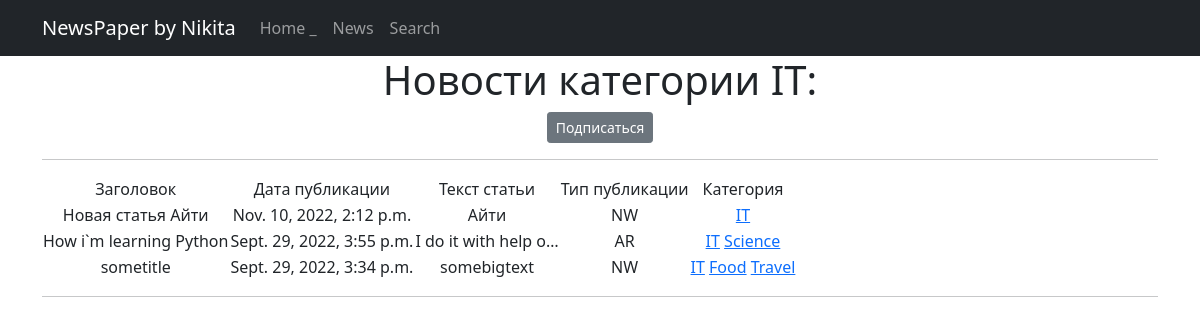
Screenshot of /news/categories/1 with the database file from the repository.
### newapp/models.py (models this page shows, shortened)
class Category (models.Model):
    name = models.CharField(max_length=64, unique=True)
    subscribers = models.ManyToManyField(User, related_name='categories')

class Post (models.Model):
    author = models.ForeignKey(Author, on_delete=models.CASCADE)
    NEWS = 'NW'
    ARTICLE = 'AR'
    CATEGORY_CHOICES =[
        (NEWS, 'Новость'),
        (ARTICLE, 'Статья'),
    ]
    categoryType = models.CharField(max_length=2, choices=CATEGORY_CHOICES, default=ARTICLE)
    dateCreation = models.DateTimeField(auto_now_add=True)
    postCategory = models.ManyToManyField(Category, through='PostCategory')
    title = models.CharField(max_length=128)
    text = models.TextField()
    rating = models.SmallIntegerField(default=0)

### newapp/views.py (the view)
# urls.py: path('categories/<int:pk>', CategoryListView.as_view(), name='category_list'),
class CategoryListView(ListView):
    model = Post
    template_name = 'category_list.html'
    context_object_name = 'category_news_list'
    def get_queryset(self):
        self.postCategory = get_object_or_404(Category, id=self.kwargs['pk'])
        queryset = Post.objects.filter(postCategory=self.postCategory).order_by('-dateCreation')
        return queryset
    def get_context_data(self, **kwargs):
        context = super().get_context_data(**kwargs)
        context['is_not_subscriber'] = self.request.user not in self.postCategory.subscribers.all()
        context['Category'] = self.postCategory
        return context

### newapp/templatetags/custom_filters.py (called while the page is built)
@register.filter()
def censor(value):
    bad_words = ('редиска', 'морковка','картошка')
    if not isinstance(value, str):
        raise TypeError(f"unresolved type '{type(value)}' expected  type 'str'")
    for word in value.split():
        if word.lower() in bad_words:
            value = value.replace(word, f"{word[0]}{'*' * (len(word) - 2)}{word[-1]}")
    return value

### templates/category_list.html (shortened to what this page needs)
{% extends 'flatpages/default.html' %}
{% load custom_filters %}
{% block content %}
<h1>Новости категории {{ Category.name }}:</h1>
    {% if is_not_subscriber %}
        <p class="text-center"><a href="{%url 'subscribe' Category.id %}" class="btn btn-secondary btn-sm">Подписаться</a></p>
    {% endif %}
<hr>
    {% if category_news_list %}
               <table>
           <tr>
               <td>Заголовок</td>
               <td>Дата публикации</td>
               <td>Текст статьи</td>
               <td>Тип публикации</td>
               <td>Категория</td>
           </tr>
           {% for post in category_news_list %}
           <tr>
               <td>{{ post.title }}</td>
               <td>{{ post.dateCreation}}</td>
               <td>{{ post.text|truncatechars:20|censor }}</td>
               <td>{{ post.categoryType }}</td>
               <td>
                   {% for Category in post.postCategory.all %}
                   <a href="{%url 'category_list' Category.id %}" >{{ Category.name }}</a>
                   {% endfor %}
               </td>
               <td>
               </td>
           </tr>
           {% endfor %}
       </table>
<hr>
   {% else %}
       <h2>Статей нет!</h2>
   {% endif %}
{% endblock content %}

### rows the page displays
Category: name "IT"
Post: title "Новая статья Айти", dateCreation "Nov. 10, 2022, 2:12 p.m.", text|censor "Айти", categoryType "NW"
Post: title "How i`m learning Python", dateCreation "Sept. 29, 2022, 3:55 p.m.", text|censor "I do it with help o…", categoryType "AR"
Category: name "Science"
Post: title "sometitle", dateCreation "Sept. 29, 2022, 3:34 p.m.", text|censor "somebigtext", categoryType "NW"
Category: name "Food"
Category: name "Travel"
